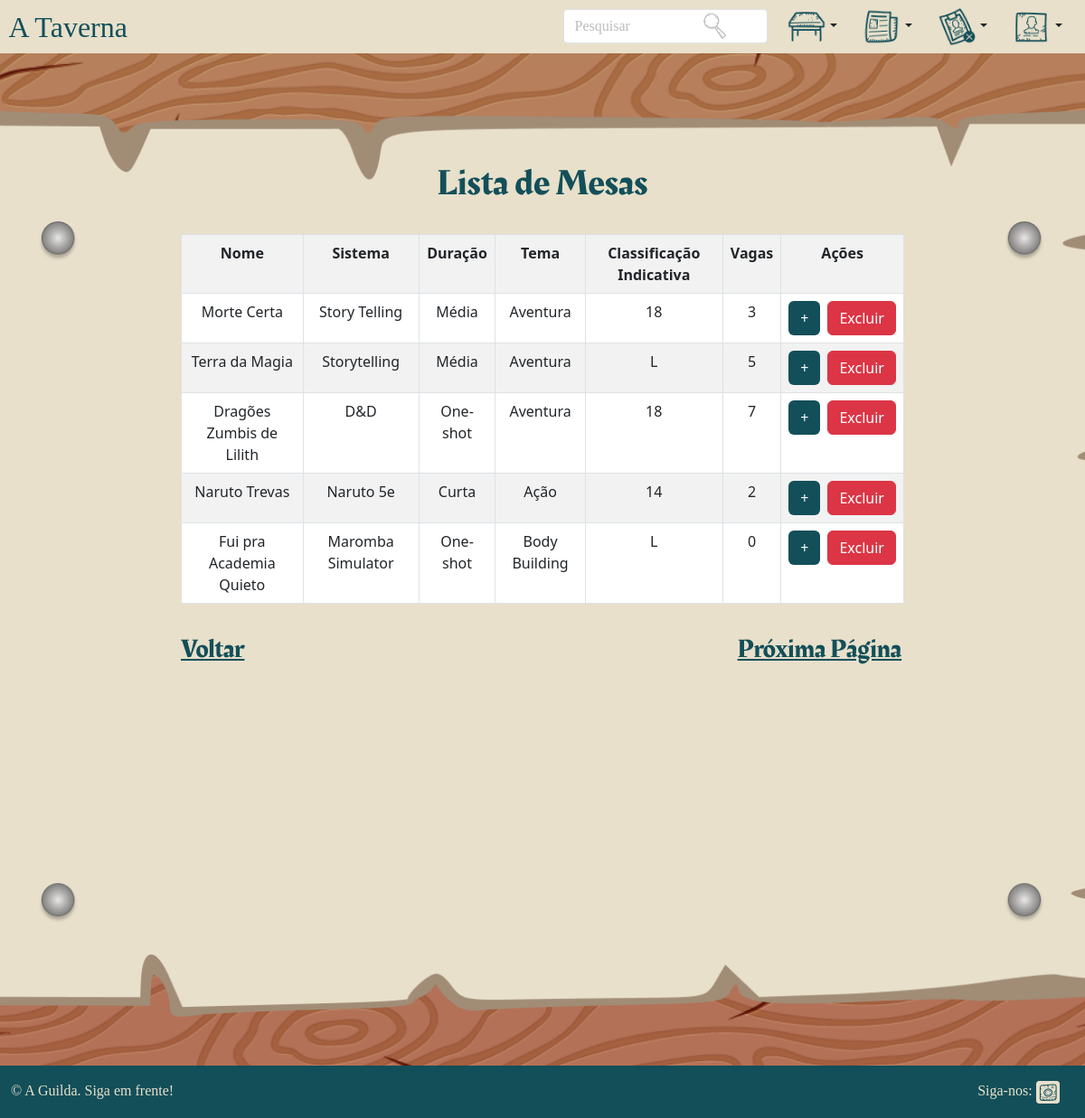
The app's page /telas/mesa/Lista_de_mesas.php (signed in) with its own data.
### tables this page shows
CREATE TABLE `mesa` (
  `id` int(10) UNSIGNED NOT NULL,
  `foto` varchar(255) NOT NULL,
  `anuncio` tinyint(1) NOT NULL,
  `id_mestre` int(11) NOT NULL,
  `email_mestre` varchar(255) NOT NULL,
  `nome_mestre` varchar(255) NOT NULL,
  `matricula_mestre` int(6) NOT NULL,
  `celular_mestre` varchar(255) NOT NULL,
  `nome_campanha` varchar(255) NOT NULL,
  `sistema` varchar(255) NOT NULL,
  `sinopse` text NOT NULL,
  `duracao` varchar(255) NOT NULL,
  `tema` varchar(255) NOT NULL,
  `classificacao_indicativa` varchar(3) NOT NULL,
  `numero_vagas` int(30) NOT NULL,
  `participantes` varchar(255) NOT NULL,
  `nivel_jogadores` varchar(255) NOT NULL,
  `requisitos` varchar(255) NOT NULL,
  `data` date NOT NULL,
  `hora` time NOT NULL,
  `timestamp` timestamp NOT NULL DEFAULT current_timestamp() ON UPDATE current_timestamp()
);

### telas/mesa/Lista_de_mesas.php (the view, shortened to what this page needs)
<?php
    global $id;
    require_once 'config.php';
      echo '<!DOCTYPE html>';
      echo '<html lang="pt-br">';
      echo '<head>';
      echo '<link href="https://cdn.jsdelivr.net/npm/bootstrap@5.3.0-alpha3/dist/css/bootstrap.min.css" rel="stylesheet">';
      echo '<link href="../../css/standard.css" rel="stylesheet">';
  echo '<link href="../../css/lista_de_mesas.css" rel="stylesheet">';
      echo '</head>';
      echo '<body>';
      if($_SESSION["admin"] == 0){
            echo '<header class="sticky-top" id="h">';
            echo "<a class='navbar-brand' href='../usuario/Usuario_dashboard.php'><div id='logo'>A Taverna</div></a>";
            echo "<nav>";
            echo "<div class='container-fluid'>";
            echo '<div>';
            echo '<img src="../../assets/images/icons8-lupa-50.png" style="width: 2em; height: 2em; margin-top: 0.8em; position: relative; left: 11.5em;">';
            echo "<form class='form-inline' action='../pesquisar.php' method='post' style='margin-top:0.6em;'>";
            echo "<div style='display:flex;'>";
            echo "<input class='form-control mr-sm-2' type='search' placeholder='Pesquisar' name='pesquisa' style='border-radius: 0.25em; margin-right:0.5em; font-family: Montagna LTD;'>";
            echo "</div>";
            echo "</form>";
            echo '<div class="dropdown">';
            echo '<button class="btn dropdown-toggle" data-bs-toggle="dropdown"><img src="../../assets/images/icons8-mesa-100.png" style="width: 2.8em;"></button>';
            echo '<div class="dropdown-menu">';
            echo '<a class="dropdown-item" href="Lista_de_mesas.php">Lista de mesas</a>';
            echo '<a class="dropdown-item" href="Minhas_mesas.php">Minhas mesas</a>';
            echo '<a class="dropdown-item" href="Cadastro_mesa.php">Cadastrar mesa</a>';
            echo '</div>';
            echo '</div>';
            echo '<div class="dropdown">';
            echo '<button class="btn dropdown-toggle" data-bs-toggle="dropdown"><img src="../../assets/images/noticias.png" style="width: 2.8em;"></button>';
            echo '<div class="dropdown-menu dropdown-menu-lg-end">';
            echo '<a class="dropdown-item" href="../noticias/Lista_de_noticias.php">Feed de notícias</a>';
            echo '</div>';
            echo '</div>';
            echo '<div class="dropdown">';
            echo '<button class="btn dropdown-toggle" data-bs-toggle="dropdown"><img src="../../assets/images/pessoa.png" style="width: 2.8em;"></button>';
            echo '<div class="dropdown-menu dropdown-menu-lg-end">';
            echo '<a class="dropdown-item" href="../usuario/perfil/Perfil.php">Meu perfil</a>';
            echo '<a class="dropdown-item" href="../usuario/perfil/Editar_perfil.php">Editar perfil</a>';
            echo '<hr class="dropdown-divider">';
            echo '<a class="dropdown-item" href="../usuario/login/logout.php">Sair</a>';
            echo '</div>';
            echo '</div>';
            echo "</div>";
            echo '</div>';
            echo "</nav>";
            echo '</header>';
      } else if($_SESSION["admin"] == 1){
        echo '<header class="sticky-top" id="header-userDash">';
      echo "<a class='navbar-brand' href='../usuario/Usuario_dashboard.php'><div id='logo'>A Taverna</div></a>";
      echo "<nav>";
      echo "<div class='container-fluid'>";
      echo '<div>';
      echo '<img src="../../assets/images/icons8-lupa-50.png" style="width: 2em; height: 2em; margin-top: 0.8em; position: relative; left: 11.5em;">';
      echo "<form class='form-inline' action='../pesquisar.php' method='post' style='margin-top:0.6em;'>";
      echo "<div style='display:flex;'>";
      echo "<input class='form-control mr-sm-2' type='search' placeholder='Pesquisar' name='pesquisa' style='border-radius: 0.25em; margin-right:0.5em; font-family: Montagna LTD;'>";
      echo "</div>";
      echo "</form>";
      echo '<div class="dropdown">';
      echo '<button class="btn dropdown-toggle" data-bs-toggle="dropdown"><img src="../../assets/images/icons8-mesa-100.png" style="width: 2.8em;"></button>';
      echo '</div>';
      echo '<div class="dropdown">';
      echo '<button class="btn dropdown-toggle" data-bs-toggle="dropdown"><img src="../../assets/images/noticias.png" style="width: 2.8em;"></button>';
      echo '</div>';
      echo '<div class="dropdown">';
      echo '<button class="btn dropdown-toggle" data-bs-toggle="dropdown"><img src="../../assets/images/icons8-identificação-não-verificada-100.png" style="width: 2.8em;"></button>';
      echo '</div>';
      echo '<div class="dropdown">';
      echo '<button class="btn dropdown-toggle" data-bs-toggle="dropdown"><img src="../../assets/images/pessoa.png" style="width: 2.8em;"></button>';
      echo '</div>';
      echo "</div>";
      echo '</div>';
      echo "</nav>";
      echo '</header>';
      }
            echo '<main style="background-image: url(../../assets/images/fundo-lista-noticiass.png); background-size: cover; background-repeat: no-repeat; background-position: center;">';
      echo '<div class="text-center" style="width: 800px; height: 550px; position: relative; top: 6em; margin: auto;">';
      echo '<h1 class="p-4" id="titulo">Lista de Mesas</h1>';
      if(isset($_GET["id"])){
        $sql = "SELECT * FROM mesa WHERE id > {$_GET["id"]}  ORDER BY id LIMIT 5 ";
    } else{
        $sql = "SELECT * FROM mesa ORDER BY id LIMIT 5";
    }
    $stmt = $mysqli->query($sql);
    $qtd = $stmt->num_rows;
    if($qtd > 0){
        echo "<table class='table table-hover table-striped table-bordered' style='width:800px; margin:auto;'>";
            echo "<tr>";
            echo "<th>Nome</th>";
            echo "<th>Sistema</th>";
            echo "<th>Duração</th>";
            echo "<th>Tema</th>";
            echo "<th>Classificação Indicativa</th>";
            echo "<th>Vagas</th>";
            echo "<th>Ações</th>";
            echo "</tr>";
        while($row = $stmt->fetch_object()){
            echo "<tr>";
            echo "<td>" . $row->nome_campanha . "</td>";
            echo "<td>" . $row->sistema . "</td>";
            echo "<td>" . $row->duracao . "</td>";
            echo "<td>" . $row->tema . "</td>";
            echo "<td>" . $row->classificacao_indicativa . "</td>";
            echo "<td>" . $row->numero_vagas . "</td>";
            $id = $row->id;
            if($_SESSION["admin"] == 0){
                echo "<td>
                <button class='btn' style='background-color: #134F59; color: white;' onclick=\"location.href='Mesa_dashboard.php?id=".$row->id."';\">+</button>
                </td>";
            }else if($_SESSION["admin"] == 1){
                echo "<td>
                <div style='display: flex;'>
                <button class='btn' style='background-color: #134F59; color: white; margin-right: 0.5em;' onclick=\"location.href='Mesa_dashboard.php?id=".$row->id."';\">+</button>
                <button class='btn btn-danger' onclick=\"location.href='lista_de_mesas.php?name=$row->id';\">Excluir</button>
                <div>
                </td>";
            }
            echo "</tr>";
        }
        echo "</table>";
        echo '<div style="display: flex; justify-content: space-between;">';
        echo "<button id='botaoControle' onclick=\"location.href='lista_de_mesas.php?idVoltar=$id';\">Voltar</button>";
        echo "<button id='botaoControle' onclick=\"location.href='lista_de_mesas.php?id=$id';\">Próxima Página</button>";
        echo '</div>';
        echo '</div>';
    } else {
        echo "<h3 class='text-danger'>Não encontrou resultados!</h3>";
        echo '<div style="display: flex; justify-content: space-between;">';
        echo "<button id='botaoControle' onclick=\"location.href='lista_de_mesas.php?idVoltar=$id';\">Voltar</button>";
        echo '</div>';
        echo '</div>';
    }
    echo '</main>';
    echo '<footer>';
            echo '<div class="container-fluid">';
            echo '<p>&copy; A Guilda. Siga em frente!</p>';
            echo '<p>Siga-nos:<a href="https://www.instagram.com/aguilda_smd/" target="_blank"><img src="../../assets/images/insta-icon (3).png"></a></p>';
            echo '</div>';
            echo '</footer>';
    echo '</body>';
    echo '</html>';
?>

### css/standard.css (style rules this page uses)
* { margin: 0px; padding: 0px; }
:root { --cor0: #FADEB7; --cor1: #134F59; --cor2: #E8E0CB; --cor3: #AA6857; --fonte-logo: "DO David Gothic"; --fonte-titulo: "Rakkas"; --fonte-texto: "Montagna LTD"; }
body { width: 100vw; height: 100vh; overflow-x: hidden; }

### css/lista_de_mesas.css (style rules this page uses)
body { overflow-x: hidden; }
header { width: 100vw; height: 3.7em; background-color: var(--cor2); display: flex; justify-content: space-between; overflow-y: visible; }
header>nav>div>div { display: flex; justify-content: flex-end; }
div#logo { font-family: var(--fonte-logo); font-size: 2em; margin-top: 0.2em; margin-left: 0.3em; color: var(--cor1); }
header#header-userDash>nav>div>div>form>div>input::placeholder { color: #bdbdbd; }
main { width: 100vw; height: 140vh; }
button#botaoControle { margin: 0px; margin-top: 1em; margin-right: 0.1em; font-family: Rakkas; font-size: 1.8em; color: #134F59; margin-top: 1em; text-decoration: underline; background-color: transparent; border: 0px; }
h1#titulo { font-family: Rakkas; color: #134F59; }
footer { position: relative; bottom: 0; width: 100vw; background-color: var(--cor1); }
footer>div { display: flex; justify-content: space-between; padding: 1em; }
footer>div>p { font-family: var(--fonte-texto); font-size: 1em; margin: 0px; color: var(--cor2); }
footer>div>p>a>img { margin-left: 0.3em; margin-right: 1em; width: 1.6em; height: 1.6em; }

### records on screen
mesa: nome_campanha "Morte Certa", sistema "Story Telling", duracao "Média", tema "Aventura", classificacao_indicativa "18", numero_vagas "3"
mesa: nome_campanha "Terra da Magia", sistema "Storytelling", duracao "Média", tema "Aventura", classificacao_indicativa "L", numero_vagas "5"
mesa: nome_campanha "Dragões Zumbis de Lilith", sistema "D&D", duracao "One-shot", tema "Aventura", classificacao_indicativa "18", numero_vagas "7"
mesa: nome_campanha "Naruto Trevas", sistema "Naruto 5e", duracao "Curta", tema "Ação", classificacao_indicativa "14", numero_vagas "2"
mesa: nome_campanha "Fui pra Academia Quieto", sistema "Maromba Simulator", duracao "One-shot", tema "Body Building", classificacao_indicativa "L", numero_vagas "0"
